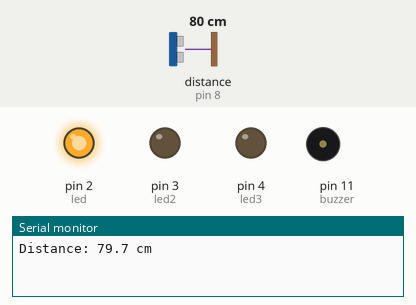
This sketch was run on a simulated Arduino Uno, built with avr-gcc and run on an emulated ATmega328P. On the bench: output pins drawn as LEDs (lit = HIGH), buzzer (waves = sounding), the last lines printed to the serial monitor. Wiring (inferred from the names in the program): ultrasonic range finder: trigger pin 9; echo pin 8. Dashed ring = blinking. Inputs (shaded band) come from the test bench; at power-on: distance to the obstacle (sensor on pin 8) 80 cm. The echo pulse lasts 58.3 µs per cm; pins used as bus, display or sensor lines are not drawn.

Above: at 3.9 s.
4.0 s: distance to the obstacle (sensor on pin 8) set to 27 cm
10.7 s: distance to the obstacle (sensor on pin 8) set to 22 cm
At 12.1 s:
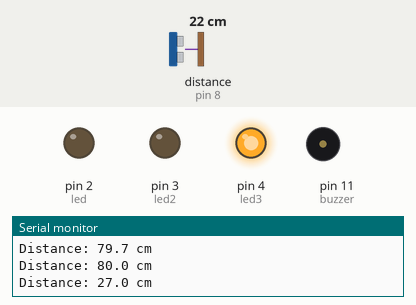
17.2 s: distance to the obstacle (sensor on pin 8) set to 12 cm
21.2 s: distance to the obstacle (sensor on pin 8) set to 9 cm
At 21.6 s:
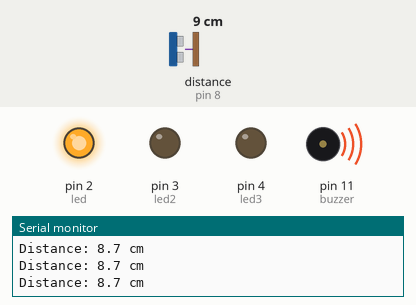
25.2 s: distance to the obstacle (sensor on pin 8) set to 18 cm
At 26.0 s:
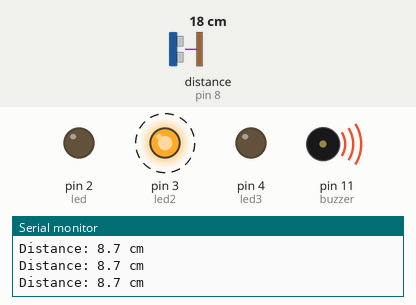
29.9 s: distance to the obstacle (sensor on pin 8) set to 4 cm
At 30.75 s:
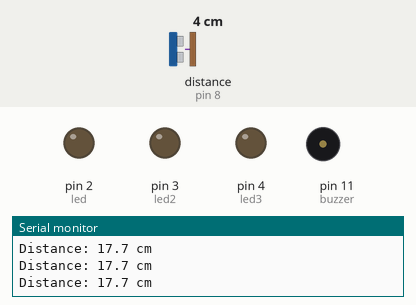
Timing chart, 0 to 32.9 s (numbered marks = the images above; inputs shaded):
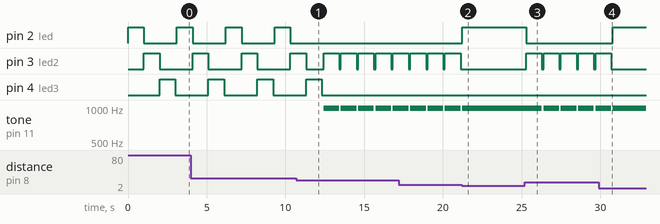

Measured:
- the behaviour switches between 25 and 24 cm on distance to the obstacle (sensor on pin 8) (found by bisection; images 0 and 1)
- the behaviour switches between 11 and 10 cm on distance to the obstacle (sensor on pin 8) (found by bisection; images 1 and 2)
- after the input at 10.7 s, pin 2 (led): stops changing and stays LOW; pin 4 (led3): goes on until 12.3 s, then stays LOW; tone on pin 11 (buzzer): alternates 999 Hz for 1.0 s and silent for 0.10 s, starting after 1.7 s
- after the input at 21.2 s, pin 2 (led): LOW → HIGH at once; pin 3 (led2): stops changing and stays LOW; tone on pin 11 (buzzer): goes on until 21.2 s, then stays 999 Hz
- after the input at 25.2 s, pin 2 (led): HIGH → LOW after 0.09 s; pin 3 (led2): alternates HIGH for 1.0 s and LOW for 0.10 s, starting after 0.09 s; tone on pin 11 (buzzer): alternates 999 Hz for 1.0 s and silent for 0.10 s, starting after 1.1 s
- after the input at 29.9 s, pin 2 (led): LOW → HIGH after 0.90 s; pin 3 (led2): goes on until 30.7 s, then stays LOW; tone on pin 11 (buzzer): goes on until 30.8 s, then stays 999 Hz
- by itself, pin 2 (led), pin 3 (led2), pin 4 (led3): alternates HIGH for 1.0 s and LOW for 2.1 s

The sketch:

sensor_ultrasinik.ino.ino
```cpp
// Inisialisasi pin
const int trigPin = 9;
const int echoPin = 8;
const int led = 2;
const int led2 = 3;
const int led3 = 4;
const int buzzer = 11;

// Variabel pengukuran
long duration;
float distance;

void setup()
{
  pinMode(buzzer, OUTPUT);
  pinMode(led, OUTPUT);
  pinMode(led2, OUTPUT);
  pinMode(led3, OUTPUT);
  pinMode(trigPin, OUTPUT);
  pinMode(echoPin, INPUT);

  Serial.begin(9600);
}

void loop()
{
  measureAndControl();
  delay(100); // Delay singkat untuk stabilitas
}

void measureAndControl()
{
  // Kirim pulsa trigger
  digitalWrite(trigPin, LOW);
  delayMicroseconds(2);
  digitalWrite(trigPin, HIGH);
  delayMicroseconds(10);
  digitalWrite(trigPin, LOW);

  // Baca waktu pantulan echo
  duration = pulseIn(echoPin, HIGH);

  // Konversi waktu ke centimeter
  distance = duration * 0.0343 / 2;

  // Logika kontrol berdasarkan jarak
  if (distance <= 10)
  {
    digitalWrite(buzzer, HIGH);
    tone(buzzer, 999);
    digitalWrite(led, HIGH);
  }
  else if (distance > 10 && distance <= 25)
  {
    digitalWrite(led, LOW);
    tone(buzzer, 999);
    digitalWrite(led2, HIGH);
    delay(1000);
    noTone(buzzer);
    digitalWrite(led2, LOW);
  }
  else
  {
    noTone(buzzer);

    digitalWrite(led, HIGH);
    delay(1000);
    digitalWrite(led, LOW);

    digitalWrite(led2, HIGH);
    delay(1000);
    digitalWrite(led2, LOW);

    digitalWrite(led3, HIGH);
    delay(1000);
    digitalWrite(led3, LOW);
  }

  // Tampilkan hasil pada Serial Monitor
  Serial.print("Distance: ");
  Serial.print(distance, 1);
  Serial.println(" cm");
}
```
